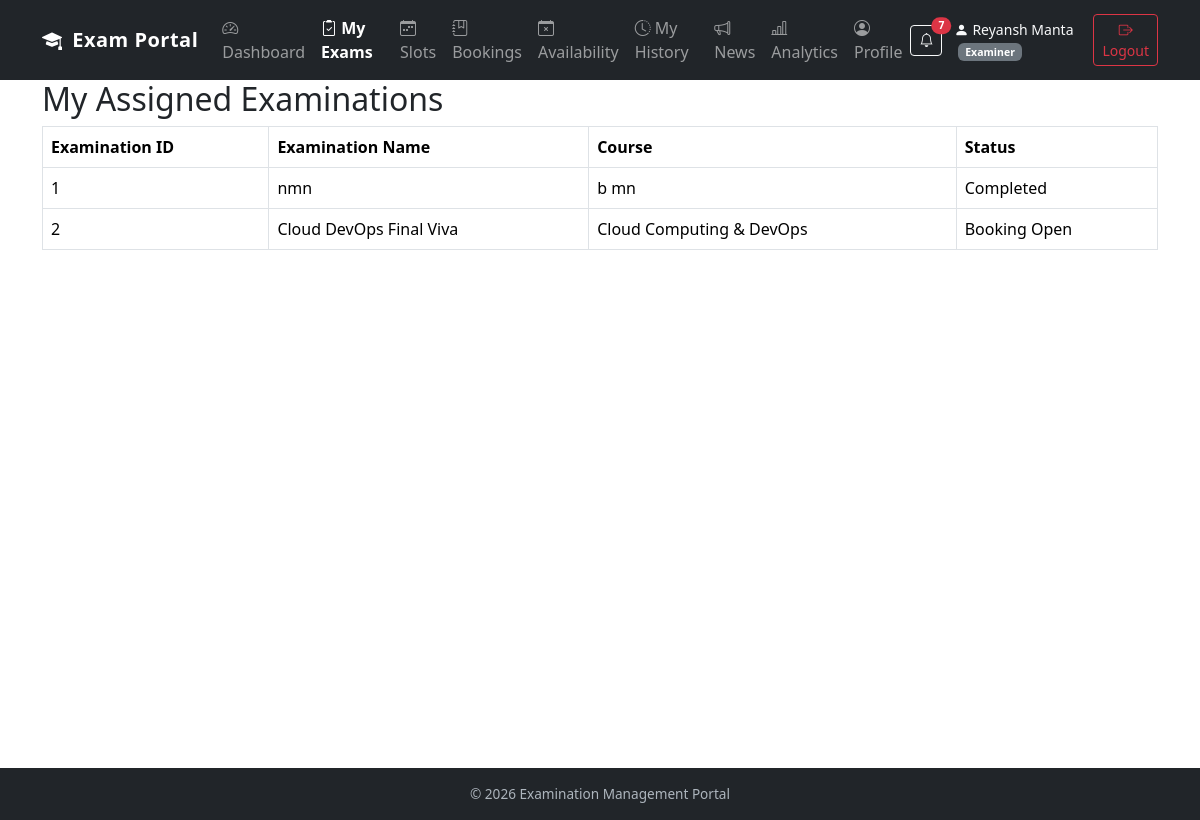
The page /examiner/examinations (signed in) on the database its author committed.
### models.py (models this page shows, shortened)
class User(db.Model):
    id = db.Column(db.Integer, primary_key=True)
    name = db.Column(db.String(100), nullable=False)
    email = db.Column(db.String(100), unique=True, nullable=False)
    password_hash = db.Column(db.String(200), nullable=False)
    role = db.Column(db.String(20), nullable=False)
    is_approved = db.Column(db.Boolean, default=False)
    is_active = db.Column(db.Boolean, default=True)

class Examination(db.Model):
    id = db.Column(db.Integer, primary_key=True)
    name = db.Column(db.String(100), nullable=False)
    course_id = db.Column(
        db.Integer, db.ForeignKey("course.id"), nullable=False
    )
    status = db.Column(db.String(30), default="Draft")
    slot_creation_start = db.Column(db.String(30))
    slot_creation_end = db.Column(db.String(30))
    booking_start = db.Column(db.String(30))
    booking_end = db.Column(db.String(30))
    slot_creation_open = db.Column(db.Boolean, default=False)
    booking_open = db.Column(db.Boolean, default=False)
    course = db.relationship("Course", backref="examinations")

class Course(db.Model):
    id = db.Column(db.Integer, primary_key=True)
    name = db.Column(db.String(100), nullable=False)
    description = db.Column(db.String(500))

### app.py (the view)
@app.route("/examiner/examinations")
@role_required("Examiner")
def examiner_examinations():
    examiner_id = session["user_id"]
    examinations = Examination.query.join(
        ExaminationSlot
    ).filter(
        ExaminationSlot.examiner_id == examiner_id
    ).distinct().all()
    return render_template(
        "examiner_examinations.html",
        examinations=examinations
    )

### app.py (called while the page is built)
def role_required(required_role):
    def decorator(function):
        @wraps(function)
        def wrapper(*args, **kwargs):
            if "user_id" not in session:
                return redirect(url_for("login"))
            user = User.query.get(session["user_id"])
            if not user.is_active:
                session.clear()
                return redirect(url_for("login"))
            if user is None:
                session.clear()
                return redirect(url_for("login"))
            if user.role != required_role:
                abort(403)
            if user.role == "Examiner" and not user.is_approved:
                session.clear()
                return redirect(url_for("login"))
            return function(*args, **kwargs)
        return wrapper
    return decorator

@app.context_processor
def inject_global_data():
    unread_count = 0
    if "user_id" in session:
        unread_count = Notification.query.filter_by(
            user_id=session["user_id"],
            is_read=False
        ).count()
    return {"unread_notifications_count": unread_count}

### templates/examiner_examinations.html (shortened to what this page needs)
{% extends "base.html" %}
{% block content %}
<div class="container mt-4">
    <h2>My Assigned Examinations</h2>
    {% if examinations %}
    <table class="table table-bordered">
        <thead>
            <tr>
                <th>Examination ID</th>
                <th>Examination Name</th>
                <th>Course</th>
                <th>Status</th>
            </tr>
        </thead>
        <tbody>
            {% for examination in examinations %}
            <tr>
                <td>{{ examination.id }}</td>
                <td>{{ examination.name }}</td>
                <td>{{ examination.course.name }}</td>
                <td>{{ examination.status }}</td>
            </tr>
            {% endfor %}
        </tbody>
    </table>
    {% else %}
    <p>No examinations have been assigned to you yet.</p>
    {% endif %}
</div>
{% endblock %}

### templates/base.html (shortened to what this page needs)
<!DOCTYPE html>
<html lang="en">
<head>
    <link href="https://cdn.jsdelivr.net/npm/bootstrap@5.3.3/dist/css/bootstrap.min.css" rel="stylesheet">
    <link href="https://cdn.jsdelivr.net/npm/bootstrap-icons@1.11.3/font/bootstrap-icons.min.css" rel="stylesheet">
</head>
<body>
    <nav class="navbar navbar-expand-lg navbar-dark bg-dark fixed-top">
        <div class="container">
            <a class="navbar-brand" href="{% if session.get('role') == 'Admin' %}{{ url_for('admin_dashboard') }}{% elif session.get('role') == 'Examiner' %}{{ url_for('examiner_dashboard') }}{% elif session.get('role') == 'Student' %}{{ url_for('student_dashboard') }}{% else %}{{ url_for('login') }}{% endif %}" title="Go to Dashboard">
                <i class="bi bi-mortarboard-fill me-1"></i> Exam Portal
            </a>
            <div class="collapse navbar-collapse" id="navbarNav">
                <ul class="navbar-nav me-auto">
                    {% if session.get("role") == "Admin" %}
                        <li class="nav-item">
                            <a class="nav-link {% if request.endpoint == 'admin_dashboard' %}active{% endif %}" href="{{ url_for('admin_dashboard') }}">
                                <i class="bi bi-speedometer2"></i> Dashboard
                            </a>
                        </li>
                        <li class="nav-item">
                            <a class="nav-link {% if request.endpoint in ['courses', 'add_course', 'edit_course'] %}active{% endif %}" href="{{ url_for('courses') }}">
                                <i class="bi bi-book"></i> Courses
                            </a>
                        </li>
                        <li class="nav-item dropdown">
                            <a class="nav-link dropdown-toggle {% if request.endpoint in ['examinations', 'add_examination', 'edit_examination', 'manage_rubrics', 'add_rubric', 'edit_rubric', 'examination_settings'] %}active{% endif %}" href="#" role="button" data-bs-toggle="dropdown">
                                <i class="bi bi-clipboard2-check"></i> Examinations
                            </a>
                            <ul class="dropdown-menu">
                                <li><a class="dropdown-item" href="{{ url_for('examinations') }}">All Examinations</a></li>
                                <li><a class="dropdown-item" href="{{ url_for('add_examination') }}">Add Examination</a></li>
                            </ul>
                        </li>
                        <li class="nav-item">
                            <a class="nav-link {% if request.endpoint == 'admin_slots' %}active{% endif %}" href="{{ url_for('admin_slots') }}">
                                <i class="bi bi-calendar-week"></i> Slots
                            </a>
                        </li>
                        <li class="nav-item">
                            <a class="nav-link {% if request.endpoint == 'admin_bookings' %}active{% endif %}" href="{{ url_for('admin_bookings') }}">
                                <i class="bi bi-journal-bookmark"></i> Bookings
                            </a>
                        </li>
                        <li class="nav-item">
                            <a class="nav-link {% if request.endpoint == 'admin_users' %}active{% endif %}" href="{{ url_for('admin_users') }}">
                                <i class="bi bi-people"></i> Users
                            </a>
                        </li>
                        <li class="nav-item">
                            <a class="nav-link {% if request.endpoint == 'admin_resources' %}active{% endif %}" href="{{ url_for('admin_resources') }}">
                                <i class="bi bi-folder2-open"></i> Resources
                            </a>
                        </li>
                        <li class="nav-item">
                            <a class="nav-link {% if request.endpoint == 'announcements_view' %}active{% endif %}" href="{{ url_for('announcements_view') }}">
                                <i class="bi bi-megaphone"></i> Announcements
                            </a>
                        </li>
                        <li class="nav-item">
                            <a class="nav-link {% if request.endpoint == 'performance_analytics' %}active{% endif %}" href="{{ url_for('performance_analytics') }}">
                                <i class="bi bi-bar-chart-line"></i> Analytics
                            </a>
                        </li>
                    {% elif session.get("role") == "Examiner" %}
                        <li class="nav-item">
                            <a class="nav-link {% if request.endpoint == 'examiner_dashboard' %}active{% endif %}" href="{{ url_for('examiner_dashboard') }}">
                                <i class="bi bi-speedometer2"></i> Dashboard
                            </a>
                        </li>
                        <li class="nav-item">
                            <a class="nav-link {% if request.endpoint == 'examiner_examinations' %}active{% endif %}" href="{{ url_for('examiner_examinations') }}">
                                <i class="bi bi-clipboard2-check"></i> My Exams
                            </a>
                        </li>
                        <li class="nav-item">
                            <a class="nav-link {% if request.endpoint in ['examiner_slots', 'edit_examiner_slot'] %}active{% endif %}" href="{{ url_for('examiner_slots') }}">
                                <i class="bi bi-calendar-week"></i> Slots
                            </a>
                        </li>
                        <li class="nav-item">
                            <a class="nav-link {% if request.endpoint in ['examiner_bookings', 'evaluate_student'] %}active{% endif %}" href="{{ url_for('examiner_bookings') }}">
                                <i class="bi bi-journal-bookmark"></i> Bookings
                            </a>
                        </li>
                        <li class="nav-item">
                            <a class="nav-link {% if request.endpoint == 'examiner_availability' %}active{% endif %}" href="{{ url_for('examiner_availability') }}">
                                <i class="bi bi-calendar-x"></i> Availability
                            </a>
                        </li>
                        <li class="nav-item">
                            <a class="nav-link {% if request.endpoint == 'examiner_history' %}active{% endif %}" href="{{ url_for('examiner_history') }}">
                                <i class="bi bi-clock-history"></i> My History
                            </a>
                        </li>
                        <li class="nav-item">
                            <a class="nav-link {% if request.endpoint == 'announcements_view' %}active{% endif %}" href="{{ url_for('announcements_view') }}">
                                <i class="bi bi-megaphone"></i> News
                            </a>
                        </li>
                        <li class="nav-item">
                            <a class="nav-link {% if request.endpoint == 'performance_analytics' %}active{% endif %}" href="{{ url_for('performance_analytics') }}">
                                <i class="bi bi-bar-chart-line"></i> Analytics
                            </a>
                        </li>
                        <li class="nav-item">
                            <a class="nav-link {% if request.endpoint == 'examiner_profile' %}active{% endif %}" href="{{ url_for('examiner_profile') }}">
                                <i class="bi bi-person-circle"></i> Profile
                            </a>
                        </li>
                    {% endif %}
                </ul>
                {% if session.get("user_id") %}
                    <div class="d-flex align-items-center gap-2">
                        <a href="{{ url_for('notifications_view') }}" class="btn btn-outline-light btn-sm position-relative me-1" title="Notification Centre">
                            <i class="bi bi-bell"></i>
                            {% if unread_notifications_count and unread_notifications_count > 0 %}
                            <span class="position-absolute top-0 start-100 translate-middle badge rounded-pill bg-danger" style="font-size: 0.65rem;">
                                {{ unread_notifications_count }}
                            </span>
                            {% endif %}
                        </a>
                        <span class="text-light small">
                            <i class="bi bi-person-fill me-1"></i>{{ session.get("user_name") }}
                            <span class="badge bg-secondary ms-1">{{ session.get("role") }}</span>
                        </span>
                        <a href="{{ url_for('logout') }}" class="btn btn-outline-danger btn-sm">
                            <i class="bi bi-box-arrow-right"></i> Logout
                        </a>
                    </div>
                {% else %}
                    <div class="d-flex gap-2">
                        <a href="{{ url_for('login') }}" class="btn btn-outline-light btn-sm">Login</a>
                        <a href="{{ url_for('register') }}" class="btn btn-primary btn-sm">Register</a>
                    </div>
                {% endif %}
            </div>
        </div>
    </nav>
    <main class="pb-4">
        {% block content %}{% endblock %}
    </main>
    <footer class="text-center">
        <div class="container">
            &copy; 2026 Examination Management Portal
        </div>
    </footer>
</body>
</html>

### templates/base.html (style rules this page uses)
body { padding-top: 56px; }
.navbar-brand { font-weight: 600; letter-spacing: 0.5px; }
.nav-link.active { font-weight: 600; }
main { min-height: calc(100vh - 56px - 56px); }
footer { background: #212529; color: #adb5bd; padding: 1rem 0; font-size: 0.85rem; }

### rows shown on the page
User: get "Reyansh Manta", get "Examiner"
Examination: id "1", name "nmn", course.name "b mn", status "Completed"
Examination: id "2", name "Cloud DevOps Final Viva", course.name "Cloud Computing & DevOps", status "Booking Open"

### other values the page prints
{{ unread_notifications_count }} "7"
